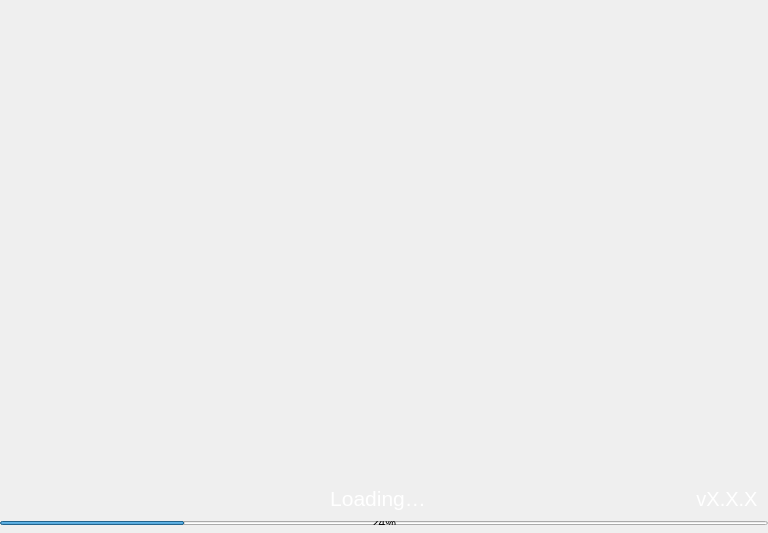
<?xml version="1.0" encoding="UTF-8"?>
<ui version="4.0">
 <class>Splash</class>
 <widget class="QWidget" name="Splash">
  <property name="geometry">
   <rect>
    <x>0</x>
    <y>0</y>
    <width>768</width>
    <height>533</height>
   </rect>
  </property>
  <property name="minimumSize">
   <size>
    <width>768</width>
    <height>533</height>
   </size>
  </property>
  <property name="maximumSize">
   <size>
    <width>16777215</width>
    <height>700</height>
   </size>
  </property>
  <property name="windowTitle">
   <string>Form</string>
  </property>
  <layout class="QVBoxLayout" name="verticalLayout_2">
   <property name="spacing">
    <number>0</number>
   </property>
   <property name="leftMargin">
    <number>0</number>
   </property>
   <property name="topMargin">
    <number>0</number>
   </property>
   <property name="rightMargin">
    <number>0</number>
   </property>
   <property name="bottomMargin">
    <number>0</number>
   </property>
   <item>
    <widget class="QFrame" name="frame">
     <property name="minimumSize">
      <size>
       <width>750</width>
       <height>520</height>
      </size>
     </property>
     <property name="styleSheet">
      <string notr="true"/>
     </property>
     <property name="frameShape">
      <enum>QFrame::NoFrame</enum>
     </property>
     <property name="frameShadow">
      <enum>QFrame::Plain</enum>
     </property>
     <layout class="QVBoxLayout" name="verticalLayout">
      <property name="spacing">
       <number>0</number>
      </property>
      <property name="leftMargin">
       <number>0</number>
      </property>
      <property name="topMargin">
       <number>0</number>
      </property>
      <property name="rightMargin">
       <number>0</number>
      </property>
      <property name="bottomMargin">
       <number>0</number>
      </property>
      <item>
       <spacer name="verticalSpacer_2">
        <property name="orientation">
         <enum>Qt::Vertical</enum>
        </property>
        <property name="sizeHint" stdset="0">
         <size>
          <width>20</width>
          <height>40</height>
         </size>
        </property>
       </spacer>
      </item>
      <item>
       <spacer name="verticalSpacer">
        <property name="orientation">
         <enum>Qt::Vertical</enum>
        </property>
        <property name="sizeHint" stdset="0">
         <size>
          <width>20</width>
          <height>40</height>
         </size>
        </property>
       </spacer>
      </item>
      <item>
       <widget class="QWidget" name="horizontalWidget" native="true">
        <property name="minimumSize">
         <size>
          <width>0</width>
          <height>30</height>
         </size>
        </property>
        <layout class="QHBoxLayout" name="horizontalLayout_2">
         <property name="spacing">
          <number>0</number>
         </property>
         <property name="leftMargin">
          <number>10</number>
         </property>
         <property name="topMargin">
          <number>0</number>
         </property>
         <property name="rightMargin">
          <number>10</number>
         </property>
         <property name="bottomMargin">
          <number>0</number>
         </property>
         <item>
          <widget class="QLabel" name="lblMessage">
           <property name="sizePolicy">
            <sizepolicy hsizetype="Expanding" vsizetype="Preferred">
             <horstretch>0</horstretch>
             <verstretch>0</verstretch>
            </sizepolicy>
           </property>
           <property name="minimumSize">
            <size>
             <width>0</width>
             <height>30</height>
            </size>
           </property>
           <property name="font">
            <font>
             <pointsize>16</pointsize>
            </font>
           </property>
           <property name="styleSheet">
            <string notr="true">color:white; padding-left:50px;</string>
           </property>
           <property name="text">
            <string>Loading…</string>
           </property>
           <property name="alignment">
            <set>Qt::AlignHCenter|Qt::AlignTop</set>
           </property>
          </widget>
         </item>
         <item alignment="Qt::AlignVCenter">
          <widget class="QLabel" name="lblVersion">
           <property name="minimumSize">
            <size>
             <width>0</width>
             <height>30</height>
            </size>
           </property>
           <property name="font">
            <font>
             <pointsize>15</pointsize>
            </font>
           </property>
           <property name="styleSheet">
            <string notr="true">color:white; padding-top:1px;</string>
           </property>
           <property name="text">
            <string notr="true">vX.X.X</string>
           </property>
           <property name="alignment">
            <set>Qt::AlignHCenter|Qt::AlignTop</set>
           </property>
          </widget>
         </item>
        </layout>
       </widget>
      </item>
      <item>
       <widget class="QWidget" name="layoutProgress" native="true">
        <property name="minimumSize">
         <size>
          <width>0</width>
          <height>8</height>
         </size>
        </property>
        <property name="maximumSize">
         <size>
          <width>16777215</width>
          <height>8</height>
         </size>
        </property>
        <layout class="QHBoxLayout" name="horizontalLayout">
         <property name="spacing">
          <number>0</number>
         </property>
         <property name="leftMargin">
          <number>0</number>
         </property>
         <property name="topMargin">
          <number>4</number>
         </property>
         <property name="rightMargin">
          <number>0</number>
         </property>
         <property name="bottomMargin">
          <number>0</number>
         </property>
         <item>
          <widget class="QProgressBar" name="progressBar">
           <property name="value">
            <number>24</number>
           </property>
          </widget>
         </item>
        </layout>
       </widget>
      </item>
      <item>
       <spacer name="verticalSpacer_3">
        <property name="orientation">
         <enum>Qt::Vertical</enum>
        </property>
        <property name="sizeType">
         <enum>QSizePolicy::Fixed</enum>
        </property>
        <property name="sizeHint" stdset="0">
         <size>
          <width>20</width>
          <height>8</height>
         </size>
        </property>
       </spacer>
      </item>
     </layout>
    </widget>
   </item>
  </layout>
 </widget>
 <resources/>
 <connections/>
</ui>
